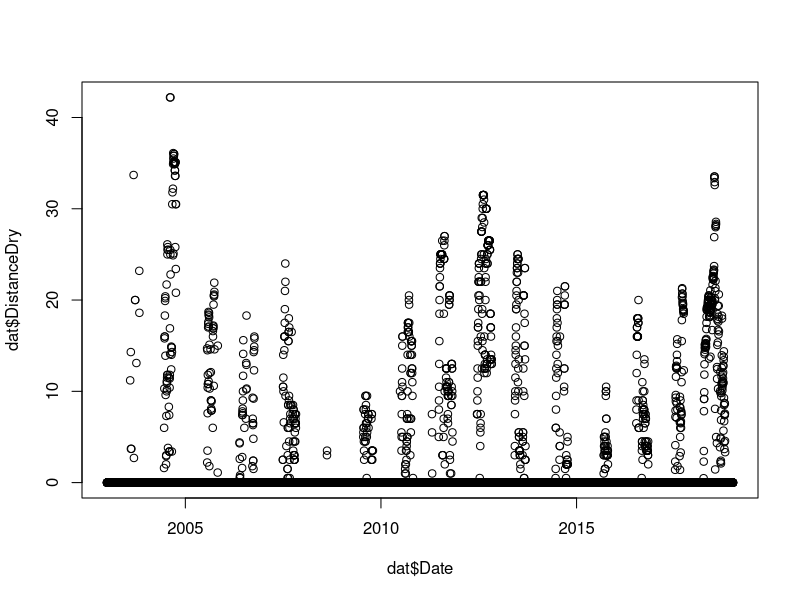
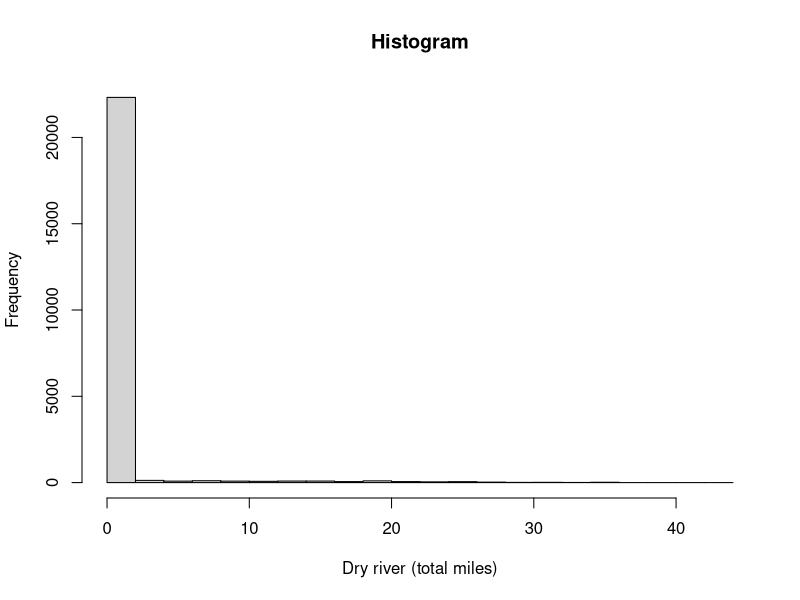
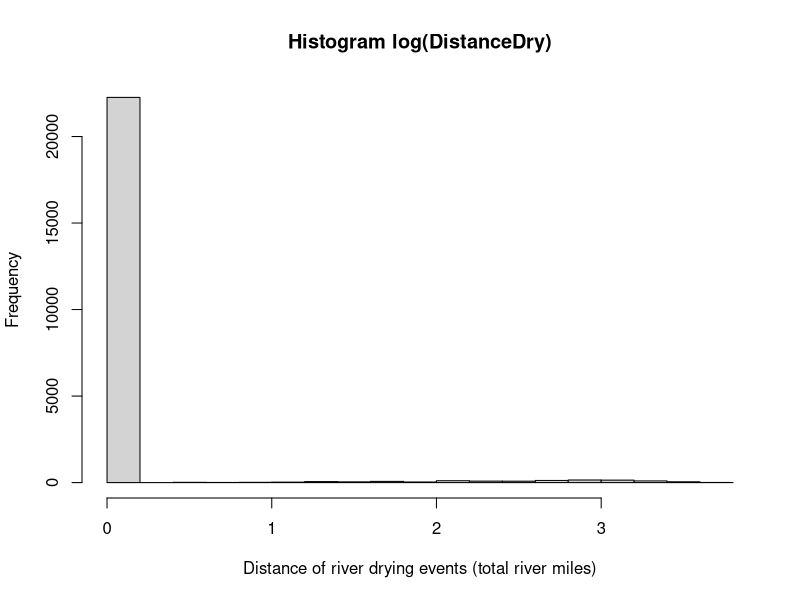
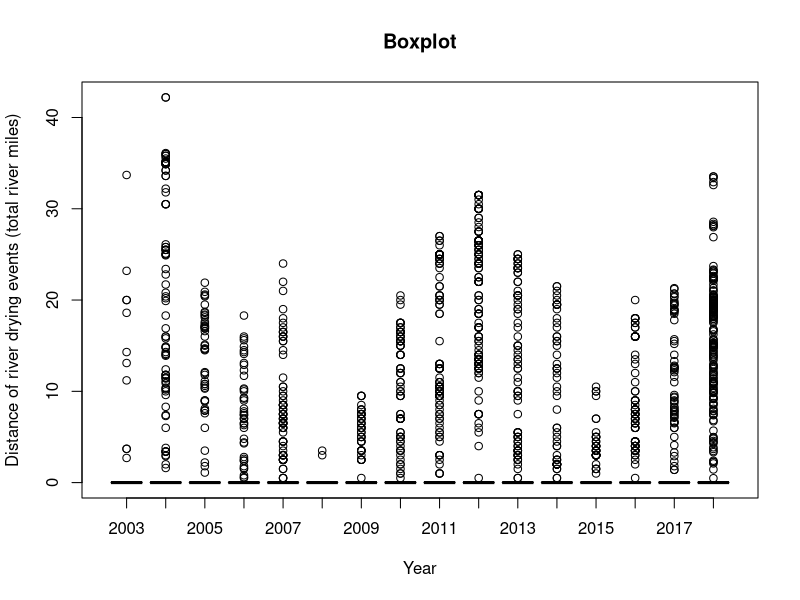
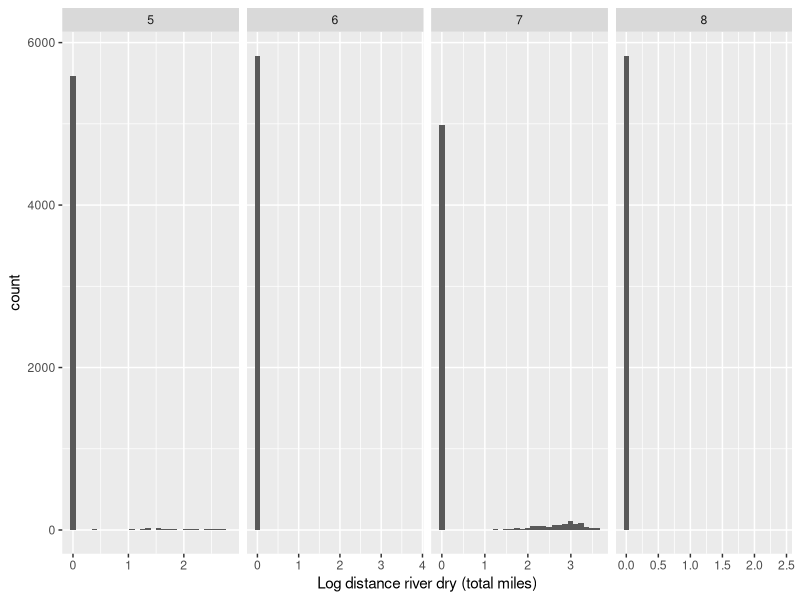
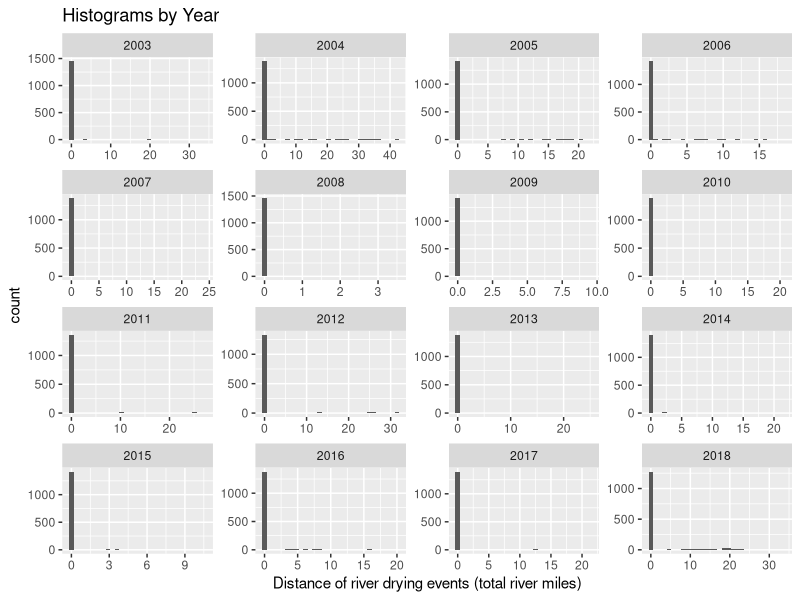
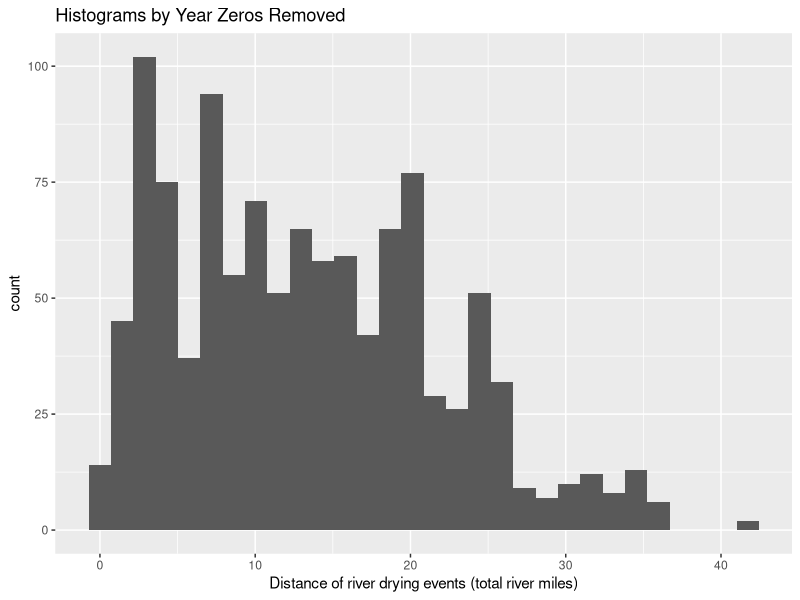
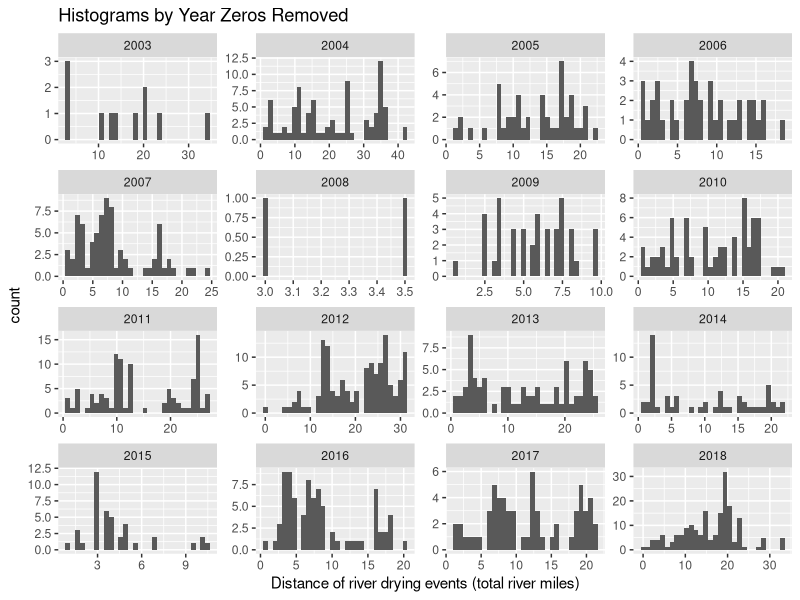

Write the R code that produced these figures, in order. (Note: this script raises an error after producing the figures.)
#Read me ####
#The purpose of this script is to explore the River Eyes data set

#Libraries ####

library(tidyverse)
library(car)
library(lubridate)
library(psych)

#Response Var - Daily Extent Dry ####
#use read_csv for date format to be automatic but this makes it a tibble
dat <- read_csv("Data/Processed/DailyExtentDry.csv")

# add day of year for plotting
dat$Day <-  lubridate::yday(dat$Date)
dat <- dat %>% 
  select(Date, DistanceDry,Year, Reach, Day) %>% 
  mutate(Reach = as.factor(as.character(Reach)))
str(dat)

#Summary explore Daily Extent Dry
summary(dat)
summary(dat$Year:dat$DistanceDry)
dat %>% 
  group_by(Year, Reach) %>% 
  summarise(DistMn = mean(DistanceDry), n = length(DistanceDry)) %>% 
  view()

#Plot data Daily Extent Dry
plot(dat$DistanceDry~dat$Date)

hist(dat$DistanceDry, main="Histogram", 
     xlab="Dry river (total miles)") #zero inflated

hist(log(dat$DistanceDry+1), main = "Histogram log(DistanceDry)",
     xlab="Distance of river drying events (total river miles)")

boxplot(dat$DistanceDry~dat$Year, main="Boxplot", xlab = "Year",
        ylab="Distance of river drying events (total river miles)")

dat <- dat %>% 
  mutate(DistanceDryL=log(DistanceDry+1))  

ggplot(dat, aes(DistanceDryL))+
  geom_histogram()+
  facet_grid(~Reach, scale="free") +
  xlab("Log distance river dry (total miles)")

ggplot(dat, aes(DistanceDry))+
  geom_histogram()+
  facet_wrap(~Year, scale="free") +
  ggtitle("Histograms by Year")+
  xlab("Distance of river drying events (total river miles)")

dat %>% 
  filter(DistanceDry > 0) %>% 
  ggplot(aes(DistanceDry))+
  geom_histogram()+
  ggtitle("Histograms by Year Zeros Removed")+
  xlab("Distance of river drying events (total river miles)")

dat %>% 
  filter(DistanceDry > 0) %>% 
  ggplot(aes(DistanceDry))+
  geom_histogram()+
  facet_wrap(~Year, scale="free")+
  ggtitle("Histograms by Year Zeros Removed")+
  xlab("Distance of river drying events (total river miles)")

ggplot(data=dat, aes(x=Day, y=DistanceDry))+
  geom_point()+
  facet_wrap(~Year, scales="free_y")+
  theme_bw()

ggplot(data=dat, aes(x=Day, y=DistanceDry))+
  geom_point()+
  facet_wrap(~Reach, scales="free_y")+
  theme_bw()

ggplot(data=dat, aes(x=Date, y=DistanceDry))+
  geom_point()+
  facet_wrap(~Reach, scales="free_y")+
  theme_bw()


#Determine distribution
dat_r_R5 <- dat %>% 
  filter(Reach == 5) %>% 
  sample_n(5000) 
qqPlot(dat_r_R5$DistanceDry); shapiro.test(dat_r_R5$DistanceDry) #NOT normal zero inflated
qqPlot(log10(dat_r_R5$DistanceDry+1)); shapiro.test(log10(dat_r_R5$DistanceDry+1)) #Log transform NOT normal zero inflated
qqPlot((dat_r_R5$DistanceDry+1)^2); shapiro.test((dat_r_R5$DistanceDry+1)^2)

dat_r_R6 <- dat %>% 
  filter(Reach == 5) %>% 
  sample_n(5000) 
qqPlot(dat_r_R6$DistanceDry); shapiro.test(dat_r_R6$DistanceDry) #NOT normal zero inflated
qqPlot(log10(dat_r_R6$DistanceDry+1)); shapiro.test(log10(dat_r_R6$DistanceDry+1)) #Log transform NOT normal zero inflated

dat_r_R7 <- dat %>% 
  filter(Reach == 5) %>% 
  sample_n(5000) 
qqPlot(dat_r_R7$DistanceDry); shapiro.test(dat_r_R7$DistanceDry) #NOT normal zero inflated
qqPlot(log10(dat_r_R7$DistanceDry+1)); shapiro.test(log10(dat_r_R7$DistanceDry+1)) #Log transform NOT normal zero inflated

dat_r_R8 <- dat %>% 
  filter(Reach == 5) %>% 
  sample_n(5000) 
qqPlot(dat_r_R8$DistanceDry); shapiro.test(dat_r_R8$DistanceDry) #NOT normal zero inflated
qqPlot(log10(dat_r_R8$DistanceDry+1)); shapiro.test(log10(dat_r_R8$DistanceDry+1)) #Log transform NOT normal zero inflated


#Response Var - Annual Dry river mile ####
dat1 <- read_csv("Data/Processed/AnnualDryRM.csv")

#Summary explore Annual Dry river mile
summary(dat1)
with(dat1, table(Sum_days_rm_dry, RM))

hist(dat1$Sum_days_rm_dry, xlab = "Number of days a given river mile was dry", main = (""))

dat1 %>% 
  group_by(Year) %>% 
  summarise(DistMn = mean(Sum_days_rm_dry)) %>% 
  view()

#Plot data Annual Dry river mile
plot(dat1$Sum_days_rm_dry~dat1$RM, xlab="River Mile", ylab="Number of days dry")


# plot
ggplot(data=dat1, aes(x=RM, y=Sum_days_rm_dry))+
  geom_point()+
  ylab("Number of days dry")+
  xlab("River Mile")






#Response Var - Daily Dry RM ####
dat2 <- read_csv("Data/Processed/DailyDryRM.csv")

summary(dat2)
with(dat2, table(RM, Condition.b))

ggplot(data = temp, aes(x=RM, y=Freq, color=Condition.b))+
  geom_point()+
  scale_color_discrete(name="River Condition", labels=(c("Wet", "Dry")))+
  scale_x_discrete(breaks = seq(50,170,10))+
  labs(x="River mile")

dat2 %>% 
  filter(Reach==5) %>% 
  ggplot(., aes(x=Date, y=Condition.b)) +
  geom_point()+
  facet_wrap(~RM)+
  ggtitle("River miles in Reach 5")+
  ylab("River dry (1) or wet (0)")+
  scale_y_continuous(breaks = seq(0,1))


dat2 %>% 
  filter(Reach==6) %>% 
  ggplot(., aes(x=Date, y=Condition.b)) +
  geom_point()+
  facet_wrap(~RM)+
  ggtitle("River miles in Reach 6")+
  ylab("River dry (1) or wet (0)")+
  scale_y_continuous(breaks = seq(0,1))

dat2 %>% 
  filter(Reach==7) %>% 
  ggplot(., aes(x=Date, y=Condition.b)) +
  geom_point()+
  facet_wrap(~RM)+
  ggtitle("River miles in Reach 7")+
  ylab("River dry (1) or wet (0)")+
  scale_y_continuous(breaks = seq(0,1))

dat2 %>% 
  filter(Reach==8) %>% 
  ggplot(., aes(x=Date, y=Condition.b)) +
  geom_point()+
  facet_wrap(~RM)+
  ggtitle("River miles in Reach 8")+
  ylab("River dry (1) or wet (0)")+
  scale_y_continuous(breaks = seq(0,1))

#Predictor Var - ET Toolbox reach 6-8####
dat3 <- read_csv("Data/Processed/ET_Toolbox_R_6_8.csv")
dat3$Reach <- as.factor(dat3$Reach)

with(dat3, table(Reach, Ag_DCU_cfs))

ggplot(dat3, aes(x=Date, y=Ag_DCU_cfs))+
  geom_point()+
  facet_wrap(~Reach)+
  ggtitle("Rio Grande reaches - Agriculture")+
  ylab("Depletion (cfs)")

ggplot(dat3, aes(x=Date, y=Riparian_DCU_cfs))+
  geom_point()+
  facet_wrap(~Reach)+
  ggtitle("Rio Grande reaches - Riparian")+
  ylab("Depletion (cfs)")

ggplot(dat3, aes(x=Date, y=OpenWater_DCU_cfs))+
  geom_point()+
  facet_wrap(~Reach)+
  ggtitle("Rio Grande - Open water")+
  ylab("Depletion (cfs)")

ggplot(dat3, aes(x=Date, y=Urban_DCU_cfs))+
  geom_point()+
  facet_wrap(~Reach)+
  ggtitle("Rio Grande reaches - Urban")+
  ylab("Depletion (cfs)")

ggplot(dat3, aes(x=Date, y=Rain_cfs))+
  geom_point()+
  facet_wrap(~Reach)+
  ggtitle("Rio Grande reaches - Rainfall")+
  ylab("Addition (cfs)")

ggplot(dat3, aes(x=Date, y=five_day_avg_URGWOM_cfs))+
  geom_point()+
  facet_wrap(~Reach)+
  ggtitle("Rio Grande reaches - 5 day avg Upper Rio Grande Water Operations Model ")+
  ylab("depletions (cfs)")

#Filter to Reaches and 5000 sample for normality testing
dat3_r_R5 <- dat3 %>% 
  filter(Reach == 5) %>% 
  sample_n(5000) 

dat3_r_R6 <- dat3 %>% 
  filter(Reach == 6) %>% 
  sample_n(5000) 

dat3_r_R8 <- dat3 %>% 
  filter(Reach == 8) %>% 
  sample_n(5000) 

dat3_r_R7 <- dat3 %>% 
  filter(Reach == 7) %>% 
  sample_n(5000) 

#Determine distribution Ag depletion
qqPlot(dat3_r_R5$Ag_DCU_cfs); shapiro.test(dat3_r_R5$Ag_DCU_cfs) 
qqPlot(log10(dat3_r_R5$Ag_DCU_cfs+1)); shapiro.test(log10(dat3_r_R5$Ag_DCU_cfs+1)) 
qqPlot((dat3_r_R5$Ag_DCU_cfs)^2); shapiro.test((dat3_r_R5$Ag_DCU_cfs)^2)
qqPlot(sqrt(dat3_r_R5$Ag_DCU_cfs)); shapiro.test(sqrt(dat3_r_R5$Ag_DCU_cfs))

qqPlot(dat3_r_R6$Ag_DCU_cfs); shapiro.test(dat3_r_R6$Ag_DCU_cfs) 
qqPlot(log10(dat3_r_R6$Ag_DCU_cfs+1)); shapiro.test(log10(dat3_r_R6$Ag_DCU_cfs+1)) 
qqPlot((dat3_r_R6$Ag_DCU_cfs)^2); shapiro.test((dat3_r_R6$Ag_DCU_cfs)^2)
qqPlot(sqrt(dat3_r_R6$Ag_DCU_cfs)); shapiro.test(sqrt(dat3_r_R6$Ag_DCU_cfs))

qqPlot(dat3_r_R8$Ag_DCU_cfs); shapiro.test(dat3_r_R8$Ag_DCU_cfs) 
qqPlot(log10(dat3_r_R8$Ag_DCU_cfs+1)); shapiro.test(log10(dat3_r_R8$Ag_DCU_cfs+1)) 
qqPlot((dat3_r_R7$Ag_DCU_cfs)^2); shapiro.test((dat3_r_R7$Ag_DCU_cfs)^2)
qqPlot(sqrt(dat3_r_R7$Ag_DCU_cfs)); shapiro.test(sqrt(dat3_r_R7$Ag_DCU_cfs))

qqPlot(dat3_r_R7$Ag_DCU_cfs); shapiro.test(dat3_r_R7$Ag_DCU_cfs) 
qqPlot(log10(dat3_r_R7$Ag_DCU_cfs+1)); shapiro.test(log10(dat3_r_R7$Ag_DCU_cfs+1)) 
qqPlot((dat3_r_R8$Ag_DCU_cfs)^2); shapiro.test((dat3_r_R8$Ag_DCU_cfs)^2)
qqPlot(sqrt(dat3_r_R8$Ag_DCU_cfs)); shapiro.test(sqrt(dat3_r_R8$Ag_DCU_cfs))

#Determine distribution Riparian depletion
qqPlot(dat3_r_R5$Riparian_DCU_cfs); shapiro.test(dat3_r_R5$Riparian_DCU_cfs) 
qqPlot(log10(dat3_r_R5$Riparian_DCU_cfs+1)); shapiro.test(log10(dat3_r_R5$Riparian_DCU_cfs+1)) 
qqPlot((dat3_r_R5$Riparian_DCU_cfs)^2); shapiro.test((dat3_r_R5$Riparian_DCU_cfs)^2)
qqPlot(sqrt(dat3_r_R5$Riparian_DCU_cfs)); shapiro.test(sqrt(dat3_r_R5$Riparian_DCU_cfs))

qqPlot(dat3_r_R6$Riparian_DCU_cfs); shapiro.test(dat3_r_R6$Riparian_DCU_cfs) 
qqPlot(log10(dat3_r_R6$Riparian_DCU_cfs+1)); shapiro.test(log10(dat3_r_R6$Riparian_DCU_cfs+1)) 
qqPlot((dat3_r_R6$Riparian_DCU_cfs)^2); shapiro.test((dat3_r_R6$Riparian_DCU_cfs)^2)
qqPlot(sqrt(dat3_r_R6$Riparian_DCU_cfs)); shapiro.test(sqrt(dat3_r_R6$Riparian_DCU_cfs))

qqPlot(dat3_r_R7$Riparian_DCU_cfs); shapiro.test(dat3_r_R7$Riparian_DCU_cfs) 
qqPlot(log10(dat3_r_R7$Riparian_DCU_cfs+1)); shapiro.test(log10(dat3_r_R7$Riparian_DCU_cfs+1)) 
qqPlot((dat3_r_R7$Riparian_DCU_cfs)^2); shapiro.test((dat3_r_R7$Riparian_DCU_cfs)^2)
qqPlot(sqrt(dat3_r_R7$Riparian_DCU_cfs)); shapiro.test(sqrt(dat3_r_R7$Riparian_DCU_cfs))

qqPlot(dat3_r_R8$Riparian_DCU_cfs); shapiro.test(dat3_r_R8$Riparian_DCU_cfs) 
qqPlot(log10(dat3_r_R8$Riparian_DCU_cfs+1)); shapiro.test(log10(dat3_r_R8$Riparian_DCU_cfs+1)) 
qqPlot((dat3_r_R8$Riparian_DCU_cfs)^2); shapiro.test((dat3_r_R8$Riparian_DCU_cfs)^2)
qqPlot(sqrt(dat3_r_R8$Riparian_DCU_cfs)); shapiro.test(sqrt(dat3_r_R8$Riparian_DCU_cfs))

#Determine distribution OpenWater depletion - Wasn't so bad some reaches close to normal
qqPlot(dat3_r_R5$OpenWater_DCU_cfs); shapiro.test(dat3_r_R5$OpenWater_DCU_cfs) 
qqPlot(log10(dat3_r_R5$OpenWater_DCU_cfs+1)); shapiro.test(log10(dat3_r_R5$OpenWater_DCU_cfs+1)) 
qqPlot((dat3_r_R5$OpenWater_DCU_cfs)^2); shapiro.test((dat3_r_R5$OpenWater_DCU_cfs)^2)
qqPlot(sqrt(dat3_r_R5$OpenWater_DCU_cfs)); shapiro.test(sqrt(dat3_r_R5$OpenWater_DCU_cfs))

qqPlot(dat3_r_R6$OpenWater_DCU_cfs); shapiro.test(dat3_r_R6$OpenWater_DCU_cfs) 
qqPlot(log10(dat3_r_R6$OpenWater_DCU_cfs+1)); shapiro.test(log10(dat3_r_R6$OpenWater_DCU_cfs+1))
qqPlot((dat3_r_R6$OpenWater_DCU_cfs)^2); shapiro.test((dat3_r_R6$OpenWater_DCU_cfs)^2)
qqPlot(sqrt(dat3_r_R6$OpenWater_DCU_cfs)); shapiro.test(sqrt(dat3_r_R6$OpenWater_DCU_cfs))

qqPlot(dat3_r_R7$OpenWater_DCU_cfs); shapiro.test(dat3_r_R7$OpenWater_DCU_cfs) 
qqPlot(log10(dat3_r_R7$OpenWater_DCU_cfs+1)); shapiro.test(log10(dat3_r_R7$OpenWater_DCU_cfs+1)) 
qqPlot((dat3_r_R7$OpenWater_DCU_cfs)^2); shapiro.test((dat3_r_R7$OpenWater_DCU_cfs)^2)
qqPlot(sqrt(dat3_r_R7$OpenWater_DCU_cfs)); shapiro.test(sqrt(dat3_r_R7$OpenWater_DCU_cfs))

qqPlot(dat3_r_R8$OpenWater_DCU_cfs); shapiro.test(dat3_r_R8$OpenWater_DCU_cfs) 
qqPlot(log10(dat3_r_R8$OpenWater_DCU_cfs+1)); shapiro.test(log10(dat3_r_R8$OpenWater_DCU_cfs+1)) 
qqPlot((dat3_r_R8$OpenWater_DCU_cfs)^2); shapiro.test((dat3_r_R8$OpenWater_DCU_cfs)^2)
qqPlot(sqrt(dat3_r_R8$OpenWater_DCU_cfs)); shapiro.test(sqrt(dat3_r_R8$OpenWater_DCU_cfs))

#Determine distribution Urban depletion - 
qqPlot(dat3_r_R5$Urban_DCU_cfs); shapiro.test(dat3_r_R5$Urban_DCU_cfs) 
qqPlot(log10(dat3_r_R5$Urban_DCU_cfs+1)); shapiro.test(log10(dat3_r_R5$Urban_DCU_cfs+1)) 
qqPlot((dat3_r_R5$Urban_DCU_cfs)^2); shapiro.test((dat3_r_R5$Urban_DCU_cfs)^2)
qqPlot(sqrt(dat3_r_R5$Urban_DCU_cfs)); shapiro.test(sqrt(dat3_r_R5$Urban_DCU_cfs))

qqPlot(dat3_r_R6$Urban_DCU_cfs); shapiro.test(dat3_r_R6$Urban_DCU_cfs) 
qqPlot(log10(dat3_r_R6$Urban_DCU_cfs+1)); shapiro.test(log10(dat3_r_R6$Urban_DCU_cfs+1))
qqPlot((dat3_r_R6$Urban_DCU_cfs)^2); shapiro.test((dat3_r_R6$Urban_DCU_cfs)^2)
qqPlot(sqrt(dat3_r_R6$Urban_DCU_cfs)); shapiro.test(sqrt(dat3_r_R6$Urban_DCU_cfs))

qqPlot(dat3_r_R7$Urban_DCU_cfs); shapiro.test(dat3_r_R7$Urban_DCU_cfs) 
qqPlot(log10(dat3_r_R7$Urban_DCU_cfs+1)); shapiro.test(log10(dat3_r_R7$Urban_DCU_cfs+1)) 
qqPlot((dat3_r_R7$Urban_DCU_cfs)^2); shapiro.test((dat3_r_R7$Urban_DCU_cfs)^2)
qqPlot(sqrt(dat3_r_R7$Urban_DCU_cfs)); shapiro.test(sqrt(dat3_r_R7$Urban_DCU_cfs))

qqPlot(dat3_r_R8$Urban_DCU_cfs); shapiro.test(dat3_r_R8$Urban_DCU_cfs) 
qqPlot(log10(dat3_r_R8$Urban_DCU_cfs+1)); shapiro.test(log10(dat3_r_R8$Urban_DCU_cfs+1)) 
qqPlot((dat3_r_R8$Urban_DCU_cfs)^2); shapiro.test((dat3_r_R8$Urban_DCU_cfs)^2)
qqPlot(sqrt(dat3_r_R8$Urban_DCU_cfs)); shapiro.test(sqrt(dat3_r_R8$Urban_DCU_cfs))

#Determine distribution Rainfall - 
qqPlot(dat3_r_R5$Rain_cfs); shapiro.test(dat3_r_R5$Rain_cfs) 
qqPlot(log10(dat3_r_R5$Rain_cfs+1)); shapiro.test(log10(dat3_r_R5$Rain_cfs+1)) 
qqPlot((dat3_r_R5$Rain_cfs)^2); shapiro.test((dat3_r_R5$Rain_cfs)^2)
qqPlot(sqrt(dat3_r_R5$Rain_cfs)); shapiro.test(sqrt(dat3_r_R5$Rain_cfs))

qqPlot(dat3_r_R6$Rain_cfs); shapiro.test(dat3_r_R6$Rain_cfs) 
qqPlot(log10(dat3_r_R6$Rain_cfs+1)); shapiro.test(log10(dat3_r_R6$Rain_cfs+1))
qqPlot((dat3_r_R6$Rain_cfs)^2); shapiro.test((dat3_r_R6$Rain_cfs)^2)
qqPlot(sqrt(dat3_r_R6$Rain_cfs)); shapiro.test(sqrt(dat3_r_R6$Rain_cfs))

qqPlot(dat3_r_R7$Rain_cfs); shapiro.test(dat3_r_R7$Rain_cfs) 
qqPlot(log10(dat3_r_R7$Rain_cfs+1)); shapiro.test(log10(dat3_r_R7$Rain_cfs+1)) 
qqPlot((dat3_r_R7$Rain_cfs)^2); shapiro.test((dat3_r_R7$Rain_cfs)^2)
qqPlot(sqrt(dat3_r_R7$Rain_cfs)); shapiro.test(sqrt(dat3_r_R7$Rain_cfs))

qqPlot(dat3_r_R8$Rain_cfs); shapiro.test(dat3_r_R8$Rain_cfs) 
qqPlot(log10(dat3_r_R8$Rain_cfs+1)); shapiro.test(log10(dat3_r_R8$Rain_cfs+1)) 
qqPlot((dat3_r_R8$Rain_cfs)^2); shapiro.test((dat3_r_R8$Rain_cfs)^2)
qqPlot(sqrt(dat3_r_R8$Rain_cfs)); shapiro.test(sqrt(dat3_r_R8$Rain_cfs))

#Determine distribution - Avg total Upper Rio Grande Water Operations Model  - Some not horrible
qqPlot(dat3_r_R5$five_day_avg_URGWOM_cfs); shapiro.test(dat3_r_R5$five_day_avg_URGWOM_cfs) 
qqPlot(log10(dat3_r_R5$five_day_avg_URGWOM_cfs+1)); shapiro.test(log10(dat3_r_R5$five_day_avg_URGWOM_cfs+1)) 
qqPlot((dat3_r_R5$five_day_avg_URGWOM_cfs)^2); shapiro.test((dat3_r_R5$five_day_avg_URGWOM_cfs)^2)
qqPlot(sqrt(dat3_r_R5$five_day_avg_URGWOM_cfs)); shapiro.test(sqrt(dat3_r_R5$five_day_avg_URGWOM_cfs))

qqPlot(dat3_r_R6$five_day_avg_URGWOM_cfs); shapiro.test(dat3_r_R6$five_day_avg_URGWOM_cfs) 
qqPlot(log10(dat3_r_R6$five_day_avg_URGWOM_cfs+1)); shapiro.test(log10(dat3_r_R6$five_day_avg_URGWOM_cfs+1))
qqPlot((dat3_r_R6$five_day_avg_URGWOM_cfs)^2); shapiro.test((dat3_r_R6$five_day_avg_URGWOM_cfs)^2)
qqPlot(sqrt(dat3_r_R6$five_day_avg_URGWOM_cfs)); shapiro.test(sqrt(dat3_r_R6$five_day_avg_URGWOM_cfs))

qqPlot(dat3_r_R7$five_day_avg_URGWOM_cfs); shapiro.test(dat3_r_R7$five_day_avg_URGWOM_cfs) 
qqPlot(log10(dat3_r_R7$five_day_avg_URGWOM_cfs+1)); shapiro.test(log10(dat3_r_R7$five_day_avg_URGWOM_cfs+1)) 
qqPlot((dat3_r_R7$five_day_avg_URGWOM_cfs)^2); shapiro.test((dat3_r_R7$five_day_avg_URGWOM_cfs)^2)
qqPlot(sqrt(dat3_r_R7$five_day_avg_URGWOM_cfs)); shapiro.test(sqrt(dat3_r_R7$five_day_avg_URGWOM_cfs))

qqPlot(dat3_r_R8$five_day_avg_URGWOM_cfs); shapiro.test(dat3_r_R8$five_day_avg_URGWOM_cfs) 
qqPlot(log10(dat3_r_R8$five_day_avg_URGWOM_cfs+1)); shapiro.test(log10(dat3_r_R8$five_day_avg_URGWOM_cfs+1)) 
qqPlot((dat3_r_R8$five_day_avg_URGWOM_cfs)^2); shapiro.test((dat3_r_R8$five_day_avg_URGWOM_cfs)^2)
qqPlot(sqrt(dat3_r_R8$five_day_avg_URGWOM_cfs)); shapiro.test(sqrt(dat3_r_R8$five_day_avg_URGWOM_cfs))

#ET Toolbox Var correlations ####

#ET toolbox predictors
dat3 <- read_csv("Data/Processed/ET_Toolbox_R_6_8.csv")

# reduce data down to one Reach5
temp <-  dat3 %>% filter(Reach=="5") 

# plot correlations (of data columns only)
pairs.panels(temp[,7:13], scale=T)
pairs.panels(temp[,7:13], scale=F)
# make table of correlations (I am rounding and replacing low values with text so that it is easier to see results)
tab <-  round(as.data.frame(cor(cov(temp[,7:13], use="na.or.complete"))), 2)
tab[abs(tab)<0.4] <-  "no_corr"
View(tab)

write.csv(tab, "Data/Processed/R5_toolbox_corr.csv")

# reduce data down to one Reach6
temp <-  dat3 %>% filter(Reach=="6") 

# plot correlations (of data columns only)
pairs.panels(temp[,7:13], scale=T)
pairs.panels(temp[,7:13], scale=F)
# make table of correlations (I am rounding and replacing low values with text so that it is easier to see results)
tab <-  round(as.data.frame(cor(cov(temp[,7:13], use="na.or.complete"))), 2)
tab[abs(tab)<0.4] <-  "no_corr"
View(tab)

write.csv(tab, "Data/Processed/R6_toolbox_corr.csv")

# reduce data down to one Reach7
temp <-  dat3 %>% filter(Reach=="7") 

# plot correlations (of data columns only)
pairs.panels(temp[,7:13], scale=T)
pairs.panels(temp[,7:13], scale=F)
# make table of correlations (I am rounding and replacing low values with text so that it is easier to see results)
tab <-  round(as.data.frame(cor(cov(temp[,7:13], use="na.or.complete"))), 2)
tab[abs(tab)<0.4] <-  "no_corr"
View(tab)

write.csv(tab, "Data/Processed/R7_toolbox_corr.csv")

# reduce data down to one Reach8
temp <-  dat3 %>% filter(Reach=="8") 

# plot correlations (of data columns only)
pairs.panels(temp[,7:13], scale=T)
pairs.panels(temp[,7:13], scale=F)
# make table of correlations (I am rounding and replacing low values with text so that it is easier to see results)
tab <-  round(as.data.frame(cor(cov(temp[,7:13], use="na.or.complete"))), 2)
tab[abs(tab)<0.4] <-  "no_corr"
View(tab)

write.csv(tab, "Data/Processed/R8_toolbox_corr.csv")

#Predictor Var - Otowi index ####
dat4 <- read_csv("Data/Raw/Otowi Index Supply.csv")
names(dat4) <- c("Year","Index_KAF","Null")
dat4 <- dat4 %>% 
  select(Year, Index_KAF) %>% 
  filter(Year > 2002 & Year < 2019)

#plot
ggplot(dat4, aes(x=Year, y = Index_KAF))+
  geom_point()+ geom_line()+
  ylab("Otowi index (KAF)")

#normality
qqPlot(dat4$Index_KAF); shapiro.test(dat4$Index_KAF) 

#Bosque Gage ####
#load data
dat5 <- read_csv("Data/Processed/BosqueGage2007_2018.csv")

#plot data
ggplot(dat5, aes(x=Date, y=Mean_cfs))+
  geom_point()

#normality
qqPlot(dat5$Mean_cfs); shapiro.test(dat5$Mean_cfs) 
qqPlot(log10(dat5$Mean_cfs+1)); shapiro.test(log10(dat5$Mean_cfs+1)) 
qqPlot((dat5$Mean_cfs)^2); shapiro.test((dat5$Mean_cfs)^2)
qqPlot(sqrt(dat5$Mean_cfs)); shapiro.test(sqrt(dat5$Mean_cfs))

#Predictor Var - San Acacia Diversion ####
dat6 <- read_csv("Data/Processed/SanAcaciaDiv.csv")

ggplot(dat6, aes(x=Date, y=Mean_daily_discharge_cfs))+
  geom_point()

qqPlot(dat6$Mean_daily_discharge_cfs); shapiro.test(dat6$Mean_daily_discharge_cfs)
qqPlot(log10(dat6$Mean_daily_discharge_cfs+1)); shapiro.test(log10(dat6$Mean_daily_discharge_cfs+1)) 
qqPlot((dat6$Mean_daily_discharge_cfs)^2); shapiro.test((dat6$Mean_daily_discharge_cfs)^2)
qqPlot(sqrt(dat6$Mean_daily_discharge_cfs)); shapiro.test(sqrt(dat6$Mean_daily_discharge_cfs))

#Predictor Var - Isleta Diversion ####
dat7 <- read_csv("Data/Processed/IsletaDiv.csv")

ggplot(dat7, aes(x=Date, y=Tot_diversion_cfs))+
  geom_point()

qqPlot(dat7$Tot_diversion_cfs); shapiro.test(dat7$Tot_diversion_cfs)
qqPlot(log10(dat7$Tot_diversion_cfs+1)); shapiro.test(log10(dat7$Tot_diversion_cfs+1)) 
qqPlot((dat7$Tot_diversion_cfs)^2); shapiro.test((dat7$Tot_diversion_cfs)^2)
qqPlot(sqrt(dat7$Tot_diversion_cfs)); shapiro.test(sqrt(dat7$Tot_diversion_cfs))
